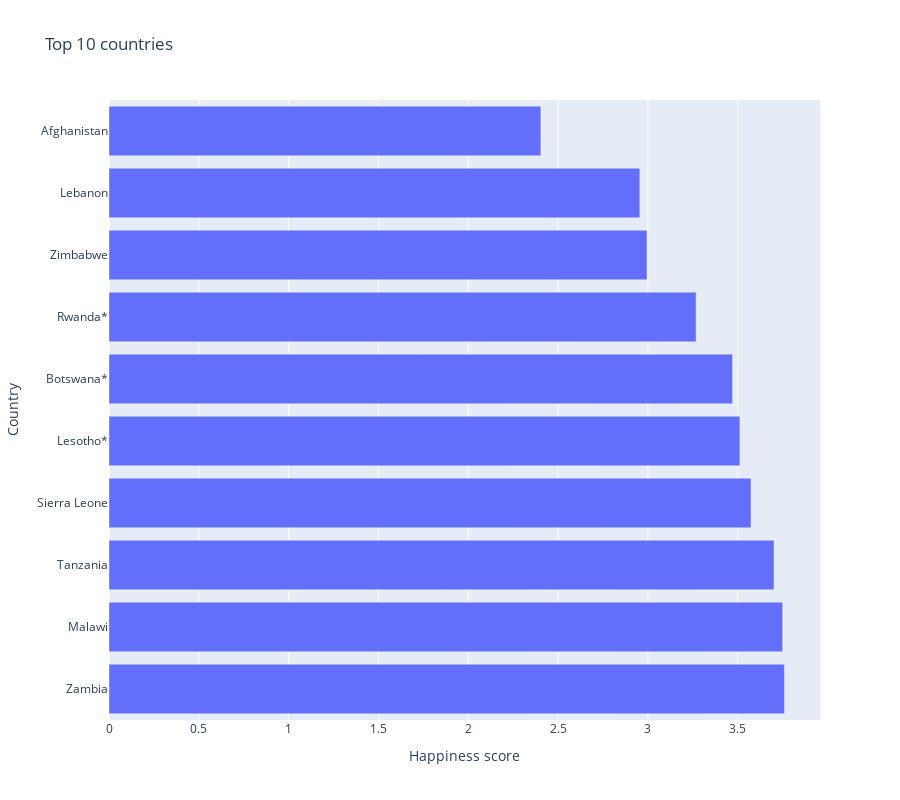

Here is the notebook cell this chart was saved with:
### Markdown cell above
## Last 10 countries

### Code cell
last= df.sort_values('Happiness score')[:10].sort_values('Happiness score', ascending=False)
fig= px.bar(last, x='Happiness score', y='Country', height=800, title='Last 10 countries')
fig.show()

### Figure 1 — Plotly figure (JSON) as saved in the notebook; plotly's stock layout.template omitted (floating-point values rounded to 4 significant figures)
{"data": [{"alignmentgroup": "True", "hovertemplate": "Happiness score=%{x}<br>Country=%{y}<extra></extra>", "legendgroup": "", "marker": {"color": "#636efa", "pattern": {"shape": ""}}, "name": "", "offsetgroup": "", "orientation": "h", "showlegend": false, "textposition": "auto", "type": "bar", "x": [3.76, 3.75, 3.702, 3.574, 3.512, 3.471, 3.268, 2.995, 2.955, 2.404], "xaxis": "x", "y": ["Zambia", "Malawi", "Tanzania", "Sierra Leone", "Lesotho*", "Botswana*", "Rwanda*", "Zimbabwe", "Lebanon", "Afghanistan"], "yaxis": "y"}], "layout": {"barmode": "relative", "height": 800, "legend": {"tracegroupgap": 0}, "title": {"text": "Top 10 countries"}, "xaxis": {"anchor": "y", "domain": [0, 1], "title": {"text": "Happiness score"}}, "yaxis": {"anchor": "x", "domain": [0, 1], "title": {"text": "Country"}}}}
